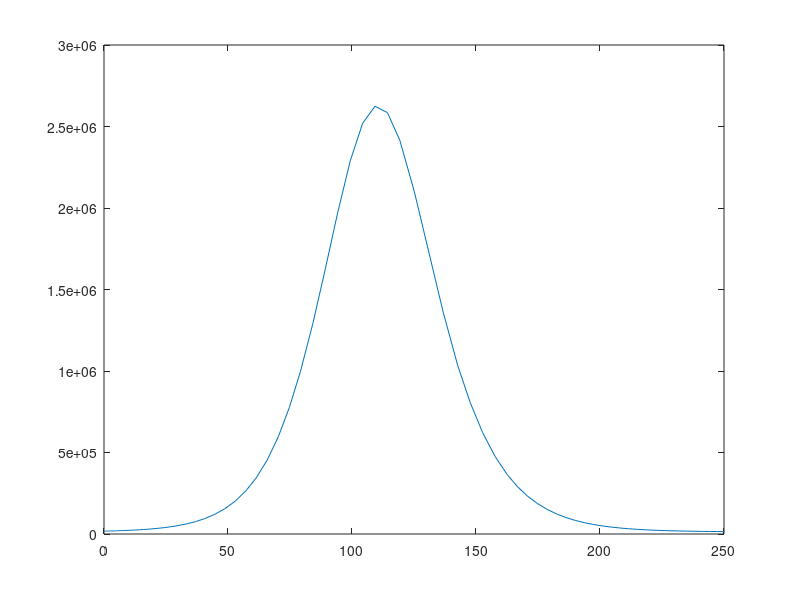

Reproduce this figure in MATLAB.
%negative binomial
%I_0 = 200
%mean = n/p
p = 0.8;
n = 5;
beta = 0.06;
gamma = 0.2;

g = @(t,x)[-beta*x(2); -(beta + gamma)*x(2) + beta*x(2)*(-(n*(2*(p-1)*x(1)-n+1)*((p*x(1))/((p-1)*x(1)+1))^n)/(x(1)^2*((p-1)*x(1)+1)^2))/(n/p)];
[t, xb] = ode45(g, [0 250], [1 3.9239e-05]);

theta1 = xb(:,1);
phi1 = xb(:,2);

[incidences1] = 12839 + 327200000.*beta.*phi1.*(n.*((p.*theta1)./((p-1).*theta1+1)).^n)./(theta1.*((p-1).*theta1+1));

plot(t, incidences1)
%plot(t, theta1)